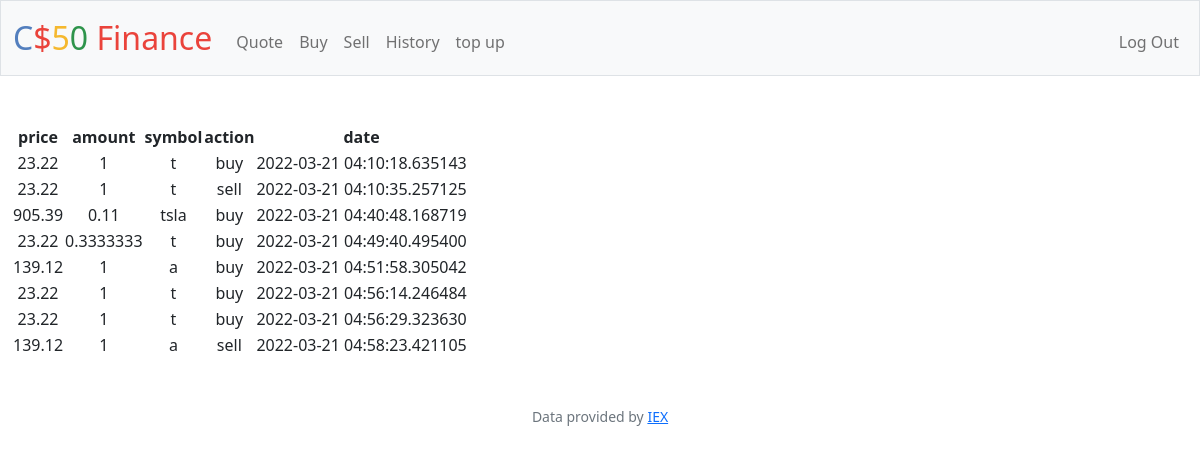
/history (signed in), run on an earlier commit of the app's database.
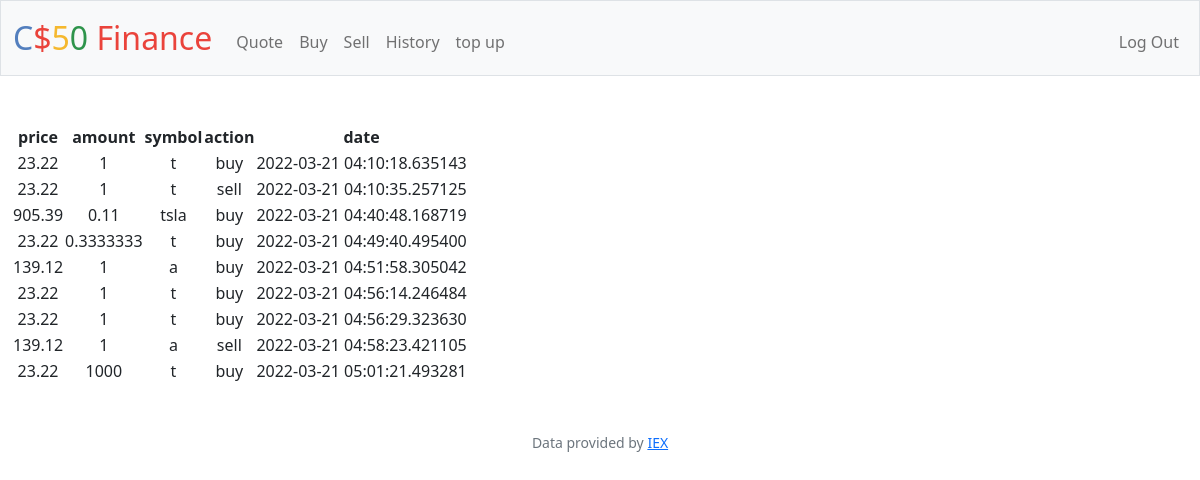
And on a later commit of the database.
### tables this page shows
CREATE TABLE receipts ( id INTEGER PRIMARY KEY AUTOINCREMENT NOT NULL ,price NUMERIC NOT NULL, amount NUMERIC NOT NULL, symbol TEXT NOT NULL, user_id INTEGER NOT NULL,action TEXT NOT NULL,date TEXT NOT NULL );

### app.py (the view)
@app.route("/history")
@login_required
def history():
    values = db.execute("SELECT * FROM receipts")
    print("values = ",values[0]['price'])
    return render_template("history.html",values = values)

### app.py (called while the page is built)
@app.after_request
def after_request(response):
    response.headers["Cache-Control"] = "no-cache, no-store, must-revalidate"
    response.headers["Expires"] = 0
    response.headers["Pragma"] = "no-cache"
    return response

### helpers.py (called while the page is built)
def login_required(f):
    @wraps(f)
    def decorated_function(*args, **kwargs):
        if session.get("user_id") is None:
            return redirect("/login")
        return f(*args, **kwargs)
    return decorated_function

### templates/history.html (shortened to what this page needs)
{% extends "layout.html" %}
{% block main %}
    <table>
        <thead>
            <th>price</th>
            <th>amount</th>
            <th>symbol</th>
            <th>action</th>
            <th>date</th>
        </thead>
        <tbody>
            {% for value in values %}
            <tr>
                <td>{{ value["price"] }}</td>
                <td>{{ value["amount"] }}</td>
                <td>{{ value["symbol"] }}</td>
                <td>{{ value["action"] }}</td>
                <td>{{ value["date"] }}</td>
            </tr>
            {% endfor%}
            </tbody>
        </table>
    {% endblock %}

### templates/layout.html (shortened to what this page needs)
<!DOCTYPE html>
<html lang="en">
    <head>
        <link href="https://cdn.jsdelivr.net/npm/bootstrap@5.1.3/dist/css/bootstrap.min.css" rel="stylesheet">
        <link href="/static/styles.css" rel="stylesheet">
    </head>
    <body>
        <nav class="bg-light border navbar navbar-expand-md navbar-light">
            <div class="container-fluid">
                <a class="navbar-brand" href="/"><span class="blue">C</span><span class="red">$</span><span class="yellow">5</span><span class="green">0</span> <span class="red">Finance</span></a>
                <div class="collapse navbar-collapse" id="navbar">
                    {% if session["user_id"] %}
                        <ul class="navbar-nav me-auto mt-2">
                            <li class="nav-item"><a class="nav-link" href="/quote">Quote</a></li>
                            <li class="nav-item"><a class="nav-link" href="/buy">Buy</a></li>
                            <li class="nav-item"><a class="nav-link" href="/sell">Sell</a></li>
                            <li class="nav-item"><a class="nav-link" href="/history">History</a></li>
                            <li class="nav-item"><a class="nav-link" href="/topup">top up</a></li>
                        </ul>
                        <ul class="navbar-nav ms-auto mt-2">
                            <li class="nav-item"><a class="nav-link" href="/logout">Log Out</a></li>
                        </ul>
                    {% else %}
                        <ul class="navbar-nav ms-auto mt-2">
                            <li class="nav-item"><a class="nav-link" href="/register">Register</a></li>
                            <li class="nav-item"><a class="nav-link" href="/login">Log In</a></li>
                        </ul>
                    {% endif %}
                </div>
            </div>
        </nav>
        <main class="container-fluid py-5 text-center">
            {% block main %}{% endblock %}
        </main>
        <footer class="mb-5 small text-center text-muted">
            Data provided by <a href="https://iexcloud.io/">IEX</a>
        </footer>
    </body>
</html>

### static/styles.css (style rules this page uses)
nav .navbar-brand { font-size: xx-large; }
nav .navbar-brand .blue { color: #537fbe; }
nav .navbar-brand .red { color: #ea433b; }
nav .navbar-brand .yellow { color: #f5b82e; }
nav .navbar-brand .green { color: #2e944b; }

What changed in the data, as far as the page shows it:
added receipts: price "23.22", amount "1000", symbol "t", action "buy", date "2022-03-21 05:01:21.493281"
